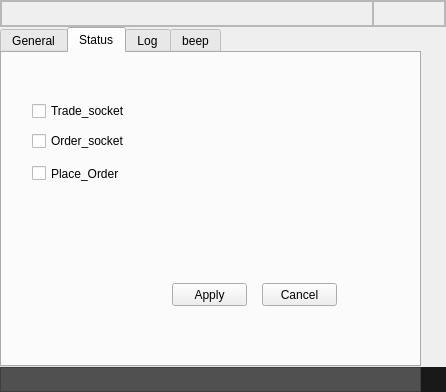
<?xml version="1.0" encoding="UTF-8"?>
<ui version="4.0">
 <class>MainWindow</class>
 <widget class="QMainWindow" name="MainWindow">
  <property name="geometry">
   <rect>
    <x>0</x>
    <y>0</y>
    <width>446</width>
    <height>392</height>
   </rect>
  </property>
  <property name="windowTitle">
   <string>MainWindow</string>
  </property>
  <widget class="QWidget" name="centralwidget">
   <layout class="QGridLayout" name="gridLayout">
    <property name="leftMargin">
     <number>0</number>
    </property>
    <property name="topMargin">
     <number>0</number>
    </property>
    <property name="rightMargin">
     <number>0</number>
    </property>
    <property name="bottomMargin">
     <number>0</number>
    </property>
    <property name="spacing">
     <number>0</number>
    </property>
    <item row="3" column="0">
     <widget class="QFrame" name="frame_4">
      <property name="styleSheet">
       <string notr="true">background-color: rgb(80, 80, 80);
  border-radius: 0
px;</string>
      </property>
      <property name="frameShape">
       <enum>QFrame::StyledPanel</enum>
      </property>
      <property name="frameShadow">
       <enum>QFrame::Raised</enum>
      </property>
     </widget>
    </item>
    <item row="3" column="1">
     <widget class="QFrame" name="frameGrip">
      <property name="minimumSize">
       <size>
        <width>25</width>
        <height>25</height>
       </size>
      </property>
      <property name="maximumSize">
       <size>
        <width>25</width>
        <height>25</height>
       </size>
      </property>
      <property name="styleSheet">
       <string notr="true">background-color: rgb(25,25,25);
  border-radius: 0px;</string>
      </property>
      <property name="frameShape">
       <enum>QFrame::StyledPanel</enum>
      </property>
      <property name="frameShadow">
       <enum>QFrame::Raised</enum>
      </property>
     </widget>
    </item>
    <item row="0" column="0" colspan="2">
     <widget class="QFrame" name="headerFrame">
      <property name="sizePolicy">
       <sizepolicy hsizetype="Expanding" vsizetype="Maximum">
        <horstretch>0</horstretch>
        <verstretch>0</verstretch>
       </sizepolicy>
      </property>
      <property name="minimumSize">
       <size>
        <width>0</width>
        <height>0</height>
       </size>
      </property>
      <property name="styleSheet">
       <string notr="true"/>
      </property>
      <property name="frameShape">
       <enum>QFrame::StyledPanel</enum>
      </property>
      <property name="frameShadow">
       <enum>QFrame::Raised</enum>
      </property>
      <layout class="QGridLayout" name="gridLayout_2">
       <property name="leftMargin">
        <number>0</number>
       </property>
       <property name="topMargin">
        <number>0</number>
       </property>
       <property name="rightMargin">
        <number>0</number>
       </property>
       <property name="bottomMargin">
        <number>0</number>
       </property>
       <property name="spacing">
        <number>0</number>
       </property>
       <item row="0" column="0">
        <widget class="QFrame" name="frame_2">
         <property name="sizePolicy">
          <sizepolicy hsizetype="Expanding" vsizetype="Preferred">
           <horstretch>0</horstretch>
           <verstretch>0</verstretch>
          </sizepolicy>
         </property>
         <property name="minimumSize">
          <size>
           <width>0</width>
           <height>25</height>
          </size>
         </property>
         <property name="maximumSize">
          <size>
           <width>16777215</width>
           <height>25</height>
          </size>
         </property>
         <property name="frameShape">
          <enum>QFrame::StyledPanel</enum>
         </property>
         <property name="frameShadow">
          <enum>QFrame::Raised</enum>
         </property>
        </widget>
       </item>
       <item row="0" column="1" alignment="Qt::AlignRight|Qt::AlignTop">
        <widget class="QFrame" name="btnframe">
         <property name="sizePolicy">
          <sizepolicy hsizetype="Maximum" vsizetype="Fixed">
           <horstretch>0</horstretch>
           <verstretch>0</verstretch>
          </sizepolicy>
         </property>
         <property name="minimumSize">
          <size>
           <width>0</width>
           <height>25</height>
          </size>
         </property>
         <property name="maximumSize">
          <size>
           <width>16777215</width>
           <height>25</height>
          </size>
         </property>
         <property name="frameShape">
          <enum>QFrame::StyledPanel</enum>
         </property>
         <property name="frameShadow">
          <enum>QFrame::Raised</enum>
         </property>
         <layout class="QHBoxLayout" name="horizontalLayout">
          <property name="spacing">
           <number>0</number>
          </property>
          <property name="leftMargin">
           <number>0</number>
          </property>
          <property name="topMargin">
           <number>0</number>
          </property>
          <property name="rightMargin">
           <number>0</number>
          </property>
          <property name="bottomMargin">
           <number>0</number>
          </property>
          <item alignment="Qt::AlignTop">
           <widget class="QPushButton" name="bt_min">
            <property name="minimumSize">
             <size>
              <width>35</width>
              <height>25</height>
             </size>
            </property>
            <property name="maximumSize">
             <size>
              <width>35</width>
              <height>25</height>
             </size>
            </property>
            <property name="styleSheet">
             <string notr="true">QPushButton {
  background-color: transparent;
  border: 1px solid transparent;

}
QPushButton:hover {
  background-color: #148CD2;    
}
</string>
            </property>
            <property name="text">
             <string/>
            </property>
            <property name="icon">
             <iconset resource="../icons/icons.qrc">
              <normaloff>:/icon1/minus.svg</normaloff>:/icon1/minus.svg</iconset>
            </property>
            <property name="iconSize">
             <size>
              <width>15</width>
              <height>15</height>
             </size>
            </property>
           </widget>
          </item>
          <item alignment="Qt::AlignRight|Qt::AlignTop">
           <widget class="QPushButton" name="bt_close">
            <property name="minimumSize">
             <size>
              <width>35</width>
              <height>25</height>
             </size>
            </property>
            <property name="maximumSize">
             <size>
              <width>35</width>
              <height>25</height>
             </size>
            </property>
            <property name="styleSheet">
             <string notr="true">QPushButton {
  background-color: transparent;
  border: 1px solid transparent;

}
QPushButton:hover {
  background-color: #148CD2;    
}
</string>
            </property>
            <property name="text">
             <string/>
            </property>
            <property name="icon">
             <iconset resource="../icons/icons.qrc">
              <normaloff>:/icon1/x.svg</normaloff>:/icon1/x.svg</iconset>
            </property>
            <property name="iconSize">
             <size>
              <width>15</width>
              <height>15</height>
             </size>
            </property>
           </widget>
          </item>
         </layout>
        </widget>
       </item>
      </layout>
     </widget>
    </item>
    <item row="1" column="0">
     <widget class="QTabWidget" name="tabWidget">
      <property name="currentIndex">
       <number>1</number>
      </property>
      <widget class="QWidget" name="tabGen">
       <attribute name="title">
        <string>General</string>
       </attribute>
       <layout class="QGridLayout" name="gridLayout_3">
        <item row="0" column="0">
         <widget class="QFrame" name="frame_3">
          <property name="sizePolicy">
           <sizepolicy hsizetype="Expanding" vsizetype="Expanding">
            <horstretch>0</horstretch>
            <verstretch>0</verstretch>
           </sizepolicy>
          </property>
          <property name="styleSheet">
           <string notr="true"/>
          </property>
          <property name="frameShape">
           <enum>QFrame::StyledPanel</enum>
          </property>
          <property name="frameShadow">
           <enum>QFrame::Raised</enum>
          </property>
          <widget class="QLabel" name="label">
           <property name="geometry">
            <rect>
             <x>20</x>
             <y>25</y>
             <width>81</width>
             <height>31</height>
            </rect>
           </property>
           <property name="text">
            <string>Default Client :</string>
           </property>
          </widget>
          <widget class="QComboBox" name="cbCList">
           <property name="geometry">
            <rect>
             <x>120</x>
             <y>30</y>
             <width>101</width>
             <height>22</height>
            </rect>
           </property>
          </widget>
          <widget class="QPushButton" name="pbApply">
           <property name="geometry">
            <rect>
             <x>220</x>
             <y>170</y>
             <width>75</width>
             <height>23</height>
            </rect>
           </property>
           <property name="text">
            <string>Apply</string>
           </property>
          </widget>
          <widget class="QPushButton" name="pbCancel">
           <property name="geometry">
            <rect>
             <x>320</x>
             <y>170</y>
             <width>75</width>
             <height>23</height>
            </rect>
           </property>
           <property name="text">
            <string>Cancel</string>
           </property>
          </widget>
          <widget class="QCheckBox" name="checkBox">
           <property name="geometry">
            <rect>
             <x>240</x>
             <y>30</y>
             <width>161</width>
             <height>21</height>
            </rect>
           </property>
           <property name="text">
            <string>Retail_Last_ClientCode</string>
           </property>
          </widget>
          <widget class="QCheckBox" name="checkBox_2">
           <property name="geometry">
            <rect>
             <x>20</x>
             <y>80</y>
             <width>171</width>
             <height>17</height>
            </rect>
           </property>
           <property name="text">
            <string>Allow Only INDEX TO Trade</string>
           </property>
          </widget>
          <widget class="QCheckBox" name="checkBox_3">
           <property name="geometry">
            <rect>
             <x>20</x>
             <y>110</y>
             <width>231</width>
             <height>17</height>
            </rect>
           </property>
           <property name="text">
            <string>Overide OrderType Rule For IndexOption </string>
           </property>
          </widget>
         </widget>
        </item>
       </layout>
      </widget>
      <widget class="QWidget" name="tabStts">
       <attribute name="title">
        <string>Status</string>
       </attribute>
       <widget class="QCheckBox" name="cxbTrdSts">
        <property name="geometry">
         <rect>
          <x>30</x>
          <y>50</y>
          <width>131</width>
          <height>16</height>
         </rect>
        </property>
        <property name="text">
         <string>Trade_socket</string>
        </property>
       </widget>
       <widget class="QCheckBox" name="cxbOrdSts">
        <property name="geometry">
         <rect>
          <x>30</x>
          <y>80</y>
          <width>131</width>
          <height>16</height>
         </rect>
        </property>
        <property name="text">
         <string>Order_socket</string>
        </property>
       </widget>
       <widget class="QPushButton" name="pbSttsApply">
        <property name="geometry">
         <rect>
          <x>170</x>
          <y>230</y>
          <width>75</width>
          <height>23</height>
         </rect>
        </property>
        <property name="text">
         <string>Apply</string>
        </property>
       </widget>
       <widget class="QPushButton" name="pbSttsCancel">
        <property name="geometry">
         <rect>
          <x>260</x>
          <y>230</y>
          <width>75</width>
          <height>23</height>
         </rect>
        </property>
        <property name="text">
         <string>Cancel</string>
        </property>
       </widget>
       <widget class="QCheckBox" name="cxbPOSts">
        <property name="geometry">
         <rect>
          <x>30</x>
          <y>110</y>
          <width>101</width>
          <height>21</height>
         </rect>
        </property>
        <property name="text">
         <string>Place_Order</string>
        </property>
       </widget>
      </widget>
      <widget class="QWidget" name="tabLog">
       <attribute name="title">
        <string>Log</string>
       </attribute>
       <widget class="QCheckBox" name="cxbOrdLog">
        <property name="geometry">
         <rect>
          <x>10</x>
          <y>60</y>
          <width>131</width>
          <height>16</height>
         </rect>
        </property>
        <property name="text">
         <string>Order_socket</string>
        </property>
       </widget>
       <widget class="QCheckBox" name="cxbTrdLog">
        <property name="geometry">
         <rect>
          <x>10</x>
          <y>30</y>
          <width>131</width>
          <height>16</height>
         </rect>
        </property>
        <property name="text">
         <string>Trade_socket</string>
        </property>
       </widget>
       <widget class="QPushButton" name="pbSttsApply_2">
        <property name="geometry">
         <rect>
          <x>150</x>
          <y>210</y>
          <width>75</width>
          <height>23</height>
         </rect>
        </property>
        <property name="text">
         <string>Apply</string>
        </property>
       </widget>
       <widget class="QCheckBox" name="cxbPosLog">
        <property name="geometry">
         <rect>
          <x>10</x>
          <y>90</y>
          <width>121</width>
          <height>21</height>
         </rect>
        </property>
        <property name="text">
         <string>Position_socket</string>
        </property>
       </widget>
       <widget class="QPushButton" name="pbSttsCancel_2">
        <property name="geometry">
         <rect>
          <x>240</x>
          <y>210</y>
          <width>75</width>
          <height>23</height>
         </rect>
        </property>
        <property name="text">
         <string>Cancel</string>
        </property>
       </widget>
      </widget>
      <widget class="QWidget" name="tabBeep">
       <attribute name="title">
        <string>beep</string>
       </attribute>
       <widget class="QCheckBox" name="cxbOrdBeep">
        <property name="geometry">
         <rect>
          <x>20</x>
          <y>60</y>
          <width>131</width>
          <height>16</height>
         </rect>
        </property>
        <property name="text">
         <string>on_Order</string>
        </property>
       </widget>
       <widget class="QPushButton" name="pbBeepApply_3">
        <property name="geometry">
         <rect>
          <x>160</x>
          <y>210</y>
          <width>75</width>
          <height>23</height>
         </rect>
        </property>
        <property name="text">
         <string>Apply</string>
        </property>
       </widget>
       <widget class="QCheckBox" name="cxbTrdBeep">
        <property name="geometry">
         <rect>
          <x>20</x>
          <y>30</y>
          <width>131</width>
          <height>16</height>
         </rect>
        </property>
        <property name="text">
         <string>on_Trade</string>
        </property>
       </widget>
       <widget class="QPushButton" name="pbBeepCancel_3">
        <property name="geometry">
         <rect>
          <x>250</x>
          <y>210</y>
          <width>75</width>
          <height>23</height>
         </rect>
        </property>
        <property name="text">
         <string>Cancel</string>
        </property>
       </widget>
       <widget class="QCheckBox" name="cxbPOBeep">
        <property name="geometry">
         <rect>
          <x>20</x>
          <y>90</y>
          <width>131</width>
          <height>16</height>
         </rect>
        </property>
        <property name="text">
         <string>on_place_order</string>
        </property>
       </widget>
      </widget>
     </widget>
    </item>
   </layout>
  </widget>
  <action name="actionCSV">
   <property name="text">
    <string>CSV</string>
   </property>
  </action>
 </widget>
 <resources>
  <include location="../icons/icons.qrc"/>
 </resources>
 <connections/>
</ui>
